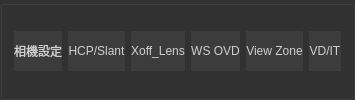
      <widget class="QGroupBox" name="Calibration_Function_Box">
       <property name="enabled">
        <bool>true</bool>
       </property>
       <property name="minimumSize">
        <size>
         <width>0</width>
         <height>40</height>
        </size>
       </property>
       <property name="maximumSize">
        <size>
         <width>16777215</width>
         <height>120</height>
        </size>
       </property>
       <property name="styleSheet">
        <string notr="true">background-color: rgb(50, 50, 50);
border-color: rgb(53, 53, 53);</string>
       </property>
       <layout class="QHBoxLayout" name="horizontalLayout">
        <item>
         <widget class="QPushButton" name="camera_setting">
          <property name="enabled">
           <bool>false</bool>
          </property>
          <property name="sizePolicy">
           <sizepolicy hsizetype="Minimum" vsizetype="Fixed">
            <horstretch>0</horstretch>
            <verstretch>0</verstretch>
           </sizepolicy>
          </property>
          <property name="minimumSize">
           <size>
            <width>0</width>
            <height>40</height>
           </size>
          </property>
          <property name="styleSheet">
           <string notr="true">
QPushButton{border-radius: 5px solid gray;
background-color: rgb(60, 60, 60);
color: rgb(207, 207, 207);}

QPushButton:hover {border-radius: 5px solid gray;
background-color: rgb(130, 130, 130);
color: rgb(207, 207, 207);}

QPushButton:pressed {border-radius: 5px solid gray;
background-color: rgb(71, 71, 71);
color: rgb(207, 207, 207);}


</string>
          </property>
          <property name="text">
           <string>相機設定</string>
          </property>
         </widget>
        </item>
        <item>
         <widget class="QPushButton" name="hcp_slant">
          <property name="enabled">
           <bool>false</bool>
          </property>
          <property name="sizePolicy">
           <sizepolicy hsizetype="Minimum" vsizetype="Fixed">
            <horstretch>0</horstretch>
            <verstretch>0</verstretch>
           </sizepolicy>
          </property>
          <property name="minimumSize">
           <size>
            <width>0</width>
            <height>40</height>
           </size>
          </property>
          <property name="styleSheet">
           <string notr="true">
QPushButton{border-radius: 5px solid gray;
background-color: rgb(60, 60, 60);
color: rgb(207, 207, 207);}

QPushButton:hover {border-radius: 5px solid gray;
background-color: rgb(130, 130, 130);
color: rgb(207, 207, 207);}

QPushButton:pressed {border-radius: 5px solid gray;
background-color: rgb(71, 71, 71);
color: rgb(207, 207, 207);}


</string>
          </property>
          <property name="text">
           <string>HCP/Slant</string>
          </property>
         </widget>
        </item>
        <item>
         <widget class="QPushButton" name="Xoff_len">
          <property name="enabled">
           <bool>false</bool>
          </property>
          <property name="minimumSize">
           <size>
            <width>0</width>
            <height>40</height>
           </size>
          </property>
          <property name="styleSheet">
           <string notr="true">
QPushButton{border-radius: 5px solid gray;
background-color: rgb(60, 60, 60);
color: rgb(207, 207, 207);}

QPushButton:hover {border-radius: 5px solid gray;
background-color: rgb(130, 130, 130);
color: rgb(207, 207, 207);}

QPushButton:pressed {border-radius: 5px solid gray;
background-color: rgb(71, 71, 71);
color: rgb(207, 207, 207);}
</string>
          </property>
          <property name="text">
           <string>Xoff_Lens</string>
          </property>
         </widget>
        </item>
        <item>
         <widget class="QPushButton" name="to_ws_ovd">
          <property name="enabled">
           <bool>false</bool>
          </property>
          <property name="minimumSize">
           <size>
            <width>0</width>
            <height>40</height>
           </size>
          </property>
          <property name="styleSheet">
           <string notr="true">
QPushButton{border-radius: 5px solid gray;
background-color: rgb(60, 60, 60);
color: rgb(207, 207, 207);}

QPushButton:hover {border-radius: 5px solid gray;
background-color: rgb(130, 130, 130);
color: rgb(207, 207, 207);}

QPushButton:pressed {border-radius: 5px solid gray;
background-color: rgb(71, 71, 71);
color: rgb(207, 207, 207);}
</string>
          </property>
          <property name="text">
           <string>WS OVD</string>
          </property>
         </widget>
        </item>
        <item>
         <widget class="QPushButton" name="to_view_zone">
          <property name="enabled">
           <bool>false</bool>
          </property>
          <property name="minimumSize">
           <size>
            <width>0</width>
            <height>40</height>
           </size>
          </property>
          <property name="styleSheet">
           <string notr="true">
QPushButton{border-radius: 5px solid gray;
	background-color: rgb(60, 60, 60);
color: rgb(207, 207, 207);}

QPushButton:hover {border-radius: 5px solid gray;
background-color: rgb(130, 130, 130);
color: rgb(207, 207, 207);}

QPushButton:pressed {border-radius: 5px solid gray;
background-color: rgb(71, 71, 71);
color: rgb(207, 207, 207);}
</string>
          </property>
          <property name="text">
           <string>View Zone</string>
          </property>
         </widget>
        </item>
        <item>
         <widget class="QPushButton" name="to_vd_it">
          <property name="enabled">
           <bool>false</bool>
          </property>
          <property name="minimumSize">
           <size>
            <width>0</width>
            <height>40</height>
           </size>
          </property>
          <property name="styleSheet">
           <string notr="true">
QPushButton{border-radius: 5px solid gray;
background-color: rgb(60, 60, 60);
color: rgb(207, 207, 207);}

QPushButton:hover {border-radius: 5px solid gray;
background-color: rgb(130, 130, 130);
color: rgb(207, 207, 207);}

QPushButton:pressed {border-radius: 5px solid gray;
background-color: rgb(71, 71, 71);
color: rgb(207, 207, 207);}
</string>
          </property>
          <property name="text">
           <string>VD/IT</string>
          </property>
         </widget>
        </item>
       </layout>
      </widget>
